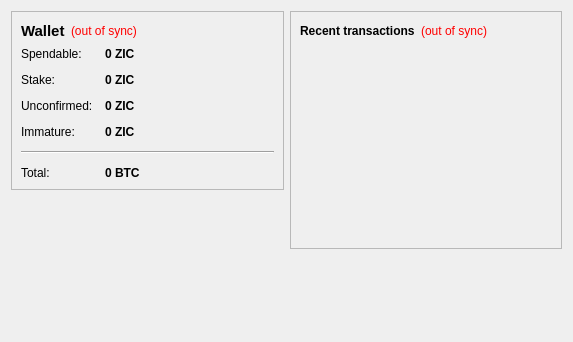
<?xml version="1.0" encoding="UTF-8"?>
<ui version="4.0">
 <class>OverviewPage</class>
 <widget class="QWidget" name="OverviewPage">
  <property name="geometry">
   <rect>
    <x>0</x>
    <y>0</y>
    <width>573</width>
    <height>342</height>
   </rect>
  </property>
  <property name="windowTitle">
   <string>Form</string>
  </property>
  <layout class="QHBoxLayout" name="horizontalLayout" stretch="1,1">
   <item>
    <layout class="QVBoxLayout" name="verticalLayout_2">
     <item>
      <widget class="QFrame" name="frame">
       <property name="frameShape">
        <enum>QFrame::StyledPanel</enum>
       </property>
       <property name="frameShadow">
        <enum>QFrame::Raised</enum>
       </property>
       <layout class="QVBoxLayout" name="verticalLayout_4">
        <item>
         <layout class="QHBoxLayout" name="horizontalLayout_4">
          <item>
           <widget class="QLabel" name="label_5">
            <property name="font">
             <font>
              <pointsize>11</pointsize>
              <weight>75</weight>
              <bold>true</bold>
             </font>
            </property>
            <property name="text">
             <string>Wallet</string>
            </property>
           </widget>
          </item>
          <item>
           <widget class="QLabel" name="labelWalletStatus">
            <property name="toolTip">
             <string>The displayed information may be out of date. Your wallet automatically synchronizes with the Ziccoin network after a connection is established, but this process has not completed yet.</string>
            </property>
            <property name="styleSheet">
             <string notr="true">QLabel { color: red; }</string>
            </property>
            <property name="text">
             <string notr="true">(out of sync)</string>
            </property>
            <property name="alignment">
             <set>Qt::AlignLeading|Qt::AlignLeft|Qt::AlignVCenter</set>
            </property>
           </widget>
          </item>
          <item>
           <spacer name="horizontalSpacer_2">
            <property name="orientation">
             <enum>Qt::Horizontal</enum>
            </property>
            <property name="sizeHint" stdset="0">
             <size>
              <width>40</width>
              <height>20</height>
             </size>
            </property>
           </spacer>
          </item>
         </layout>
        </item>
        <item>
         <layout class="QFormLayout" name="formLayout_2">
          <property name="fieldGrowthPolicy">
           <enum>QFormLayout::AllNonFixedFieldsGrow</enum>
          </property>
          <property name="horizontalSpacing">
           <number>12</number>
          </property>
          <property name="verticalSpacing">
           <number>12</number>
          </property>
          <item row="0" column="0">
           <widget class="QLabel" name="label">
            <property name="text">
             <string>Spendable:</string>
            </property>
           </widget>
          </item>
          <item row="0" column="1">
           <widget class="QLabel" name="labelBalance">
            <property name="font">
             <font>
              <weight>75</weight>
              <bold>true</bold>
             </font>
            </property>
            <property name="cursor">
             <cursorShape>IBeamCursor</cursorShape>
            </property>
            <property name="toolTip">
             <string>Your current spendable balance</string>
            </property>
            <property name="text">
             <string notr="true">0 ZIC</string>
            </property>
            <property name="textInteractionFlags">
             <set>Qt::LinksAccessibleByMouse|Qt::TextSelectableByKeyboard|Qt::TextSelectableByMouse</set>
            </property>
           </widget>
          </item>
          <item row="1" column="0">
           <widget class="QLabel" name="label_6">
            <property name="text">
             <string>Stake:</string>
            </property>
           </widget>
          </item>
          <item row="1" column="1">
           <widget class="QLabel" name="labelStake">
            <property name="font">
             <font>
              <weight>75</weight>
              <bold>true</bold>
             </font>
            </property>
            <property name="cursor">
             <cursorShape>IBeamCursor</cursorShape>
            </property>
            <property name="toolTip">
             <string>Total of coins that was staked, and do not yet count toward the current balance</string>
            </property>
            <property name="text">
             <string notr="true">0 ZIC</string>
            </property>
            <property name="textInteractionFlags">
             <set>Qt::LinksAccessibleByMouse|Qt::TextSelectableByKeyboard|Qt::TextSelectableByMouse</set>
            </property>
           </widget>
          </item>
          <item row="2" column="0">
           <widget class="QLabel" name="label_3">
            <property name="text">
             <string>Unconfirmed:</string>
            </property>
           </widget>
          </item>
          <item row="2" column="1">
           <widget class="QLabel" name="labelUnconfirmed">
            <property name="font">
             <font>
              <weight>75</weight>
              <bold>true</bold>
             </font>
            </property>
            <property name="cursor">
             <cursorShape>IBeamCursor</cursorShape>
            </property>
            <property name="toolTip">
             <string>Total of transactions that have yet to be confirmed, and do not yet count toward the current balance</string>
            </property>
            <property name="text">
             <string notr="true">0 ZIC</string>
            </property>
            <property name="textInteractionFlags">
             <set>Qt::LinksAccessibleByMouse|Qt::TextSelectableByKeyboard|Qt::TextSelectableByMouse</set>
            </property>
           </widget>
          </item>
          <item row="3" column="0">
           <widget class="QLabel" name="labelImmatureText">
            <property name="text">
             <string>Immature:</string>
            </property>
           </widget>
          </item>
          <item row="3" column="1">
           <widget class="QLabel" name="labelImmature">
            <property name="font">
             <font>
              <weight>75</weight>
              <bold>true</bold>
             </font>
            </property>
            <property name="toolTip">
             <string>Mined balance that has not yet matured</string>
            </property>
            <property name="text">
             <string notr="true">0 ZIC</string>
            </property>
            <property name="textInteractionFlags">
             <set>Qt::LinksAccessibleByMouse|Qt::TextSelectableByKeyboard|Qt::TextSelectableByMouse</set>
            </property>
           </widget>
          </item>
          <item row="4" column="0" colspan="2">
           <widget class="Line" name="line">
            <property name="orientation">
             <enum>Qt::Horizontal</enum>
            </property>
           </widget>
          </item>
          <item row="5" column="0">
           <widget class="QLabel" name="labelTotalText">
            <property name="text">
             <string>Total:</string>
            </property>
           </widget>
          </item>
          <item row="5" column="1">
           <widget class="QLabel" name="labelTotal">
            <property name="font">
             <font>
              <weight>75</weight>
              <bold>true</bold>
             </font>
            </property>
            <property name="cursor">
             <cursorShape>IBeamCursor</cursorShape>
            </property>
            <property name="toolTip">
             <string>Your current total balance</string>
            </property>
            <property name="text">
             <string notr="true">0 BTC</string>
            </property>
            <property name="textInteractionFlags">
             <set>Qt::LinksAccessibleByMouse|Qt::TextSelectableByKeyboard|Qt::TextSelectableByMouse</set>
            </property>
           </widget>
          </item>
         </layout>
        </item>
       </layout>
      </widget>
     </item>
     <item>
      <spacer name="verticalSpacer">
       <property name="orientation">
        <enum>Qt::Vertical</enum>
       </property>
       <property name="sizeHint" stdset="0">
        <size>
         <width>20</width>
         <height>40</height>
        </size>
       </property>
      </spacer>
     </item>
    </layout>
   </item>
   <item>
    <layout class="QVBoxLayout" name="verticalLayout_3">
     <item>
      <widget class="QFrame" name="frame_2">
       <property name="frameShape">
        <enum>QFrame::StyledPanel</enum>
       </property>
       <property name="frameShadow">
        <enum>QFrame::Raised</enum>
       </property>
       <layout class="QVBoxLayout" name="verticalLayout">
        <item>
         <layout class="QHBoxLayout" name="horizontalLayout_2">
          <item>
           <widget class="QLabel" name="label_4">
            <property name="text">
             <string>&lt;b&gt;Recent transactions&lt;/b&gt;</string>
            </property>
           </widget>
          </item>
          <item>
           <widget class="QLabel" name="labelTransactionsStatus">
            <property name="toolTip">
             <string>The displayed information may be out of date. Your wallet automatically synchronizes with the Ziccoin network after a connection is established, but this process has not completed yet.</string>
            </property>
            <property name="styleSheet">
             <string notr="true">QLabel { color: red; }</string>
            </property>
            <property name="text">
             <string notr="true">(out of sync)</string>
            </property>
            <property name="alignment">
             <set>Qt::AlignRight|Qt::AlignTrailing|Qt::AlignVCenter</set>
            </property>
           </widget>
          </item>
          <item>
           <spacer name="horizontalSpacer">
            <property name="orientation">
             <enum>Qt::Horizontal</enum>
            </property>
            <property name="sizeHint" stdset="0">
             <size>
              <width>40</width>
              <height>20</height>
             </size>
            </property>
           </spacer>
          </item>
         </layout>
        </item>
        <item>
         <widget class="QListView" name="listTransactions">
          <property name="styleSheet">
           <string notr="true">QListView { background: transparent; }</string>
          </property>
          <property name="frameShape">
           <enum>QFrame::NoFrame</enum>
          </property>
          <property name="verticalScrollBarPolicy">
           <enum>Qt::ScrollBarAlwaysOff</enum>
          </property>
          <property name="horizontalScrollBarPolicy">
           <enum>Qt::ScrollBarAlwaysOff</enum>
          </property>
          <property name="selectionMode">
           <enum>QAbstractItemView::NoSelection</enum>
          </property>
         </widget>
        </item>
       </layout>
      </widget>
     </item>
     <item>
      <spacer name="verticalSpacer_2">
       <property name="orientation">
        <enum>Qt::Vertical</enum>
       </property>
       <property name="sizeHint" stdset="0">
        <size>
         <width>20</width>
         <height>40</height>
        </size>
       </property>
      </spacer>
     </item>
    </layout>
   </item>
  </layout>
 </widget>
 <resources/>
 <connections/>
</ui>
